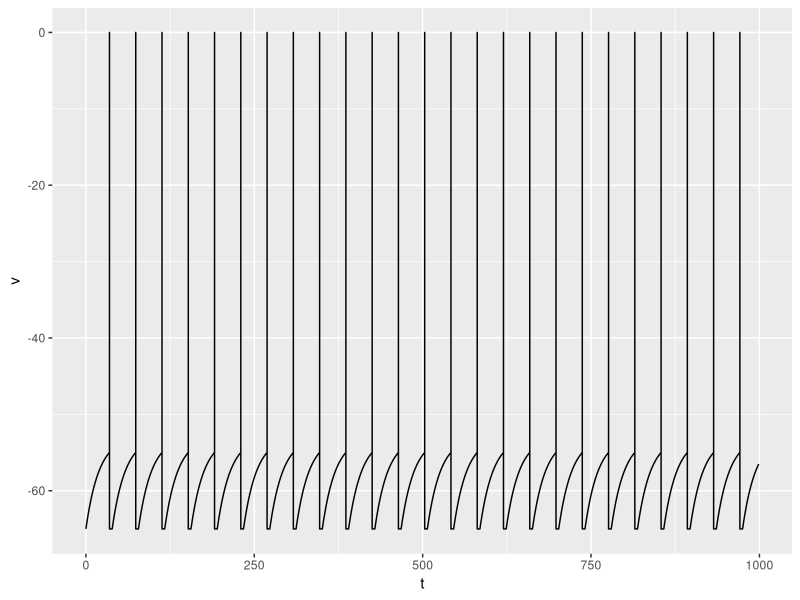

Write the R code that produced this figure.
rm(list = ls())
library(tidyverse)
VALUES <- data.frame(
  tau = 20.0, ## ms
  v_rest = -65.0, ## mV
  v_reset = -65.0, ## mV
  theta = -55.0, ## mV
  r_m = 1.0, ##MOhm
  dt = 1.0, ## ms
  t = 1000.0, ##ms
  i_ext = 12.0, ##nA
  t_refr = 5.0 ## ms
)
VALUES <- VALUES %>% mutate(
  .,
  nt = t / dt, ##times
  nt_refr = t_refr / dt
)

DF <- data.frame(t = numeric(), v = numeric(), s = numeric() )

v <- VALUES$v_rest
refr <- 0 ##couter for refractory period

for(i in 0:(VALUES$nt - 1)){
  t <- VALUES$dt * i
  DF <- rbind(
    DF,
    data.frame(t = t, v = v, s = 0)
  )
  v <- v + 
    VALUES$dt * (-(v - VALUES$v_rest) + VALUES$r_m * VALUES$i_ext) / VALUES$tau
  
  s <- v > VALUES$theta
  
  
  
  if(s){
    DF <- rbind(
      DF,
      data.frame(t = t + VALUES$dt, v = v, s = 1)
    )
    DF <- rbind(
      DF,
      data.frame(t = t + VALUES$dt, v = 0.0, s = 1)
    )
    DF <- rbind(
      DF,
      data.frame(t = t + VALUES$dt, v = VALUES$v_reset, s = 1)
    )
  }
  
  refr <- ifelse(s, VALUES$nt_refr, refr - 1)
  
  v <- ifelse(refr > 0, VALUES$v_reset, v)
  print(refr)
}


lif_spike <- DF %>% ggplot(
  .,
  aes(x = t, y = v)
) + geom_line()
lif_spike
